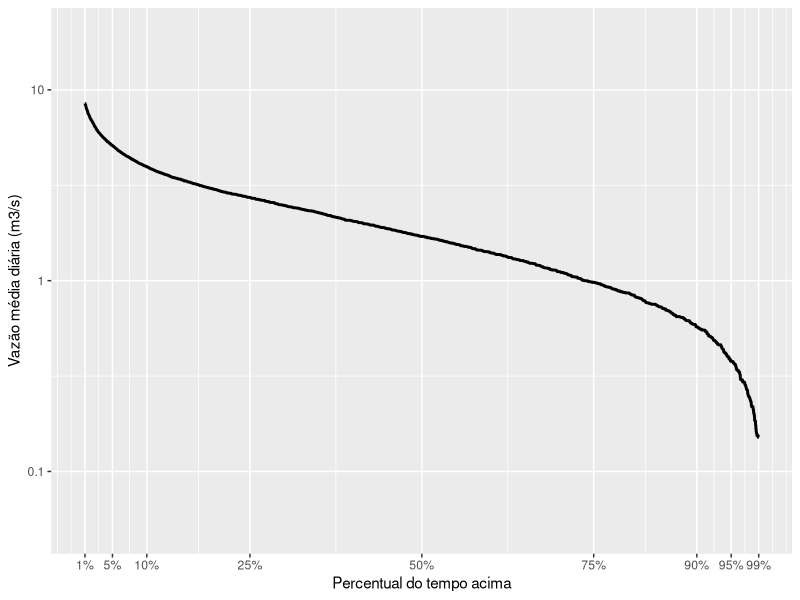
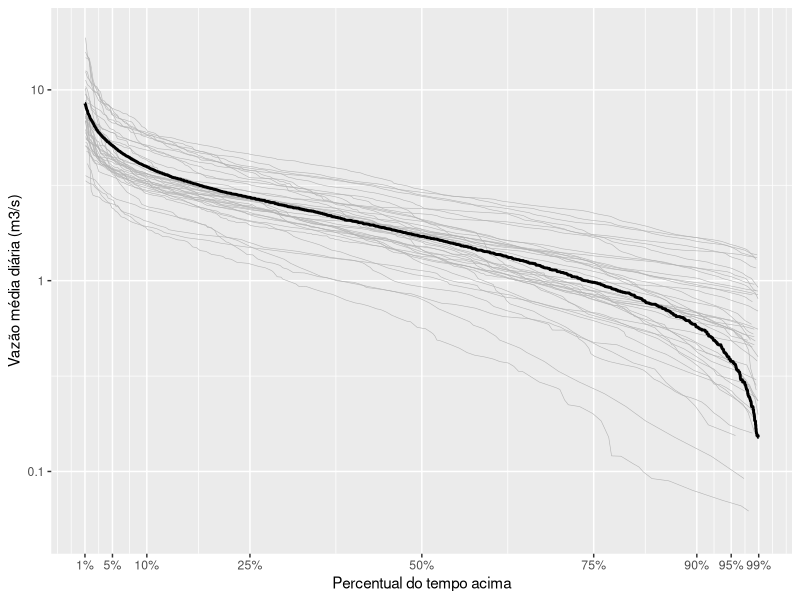
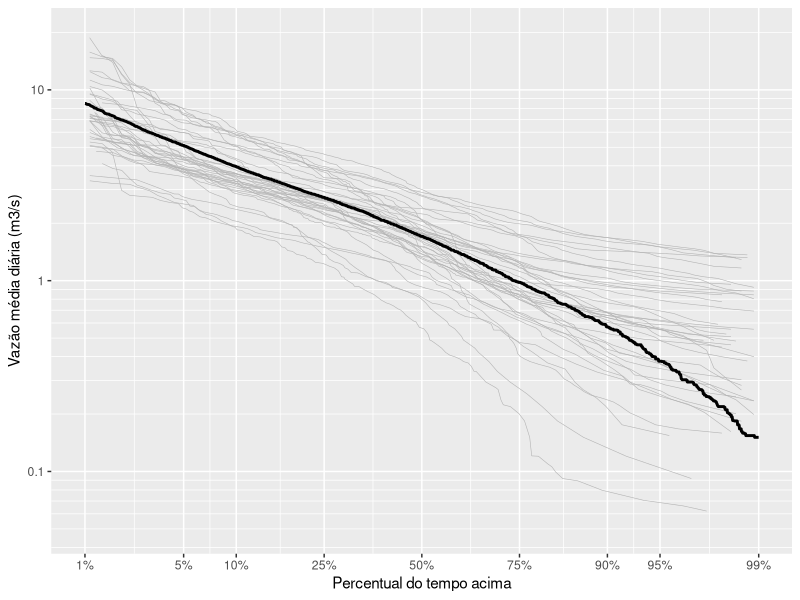
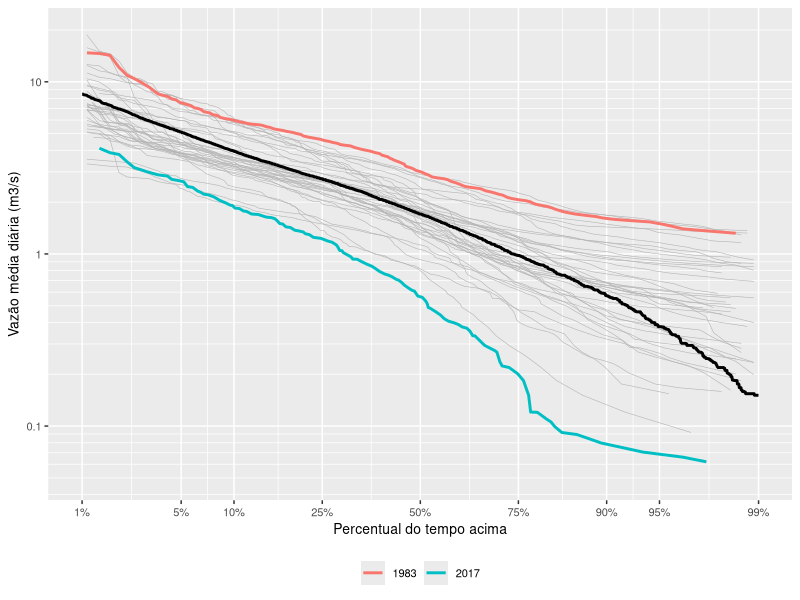
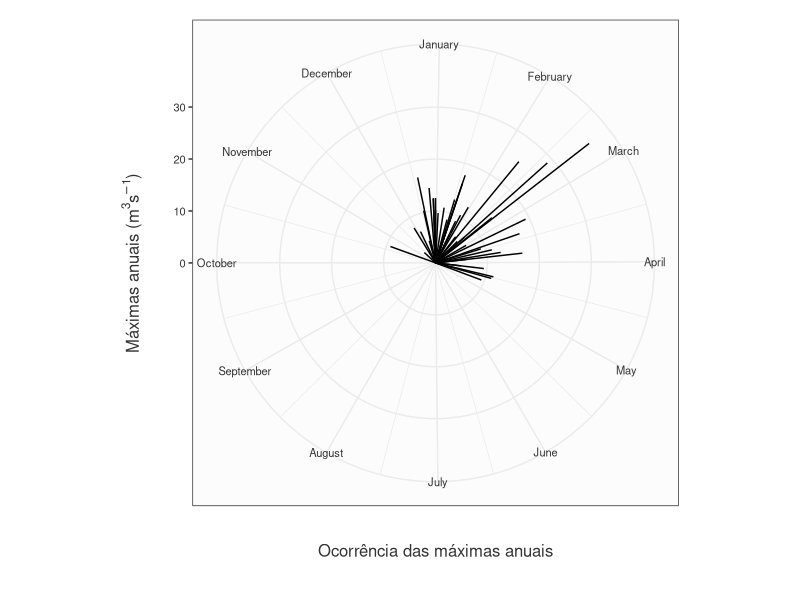
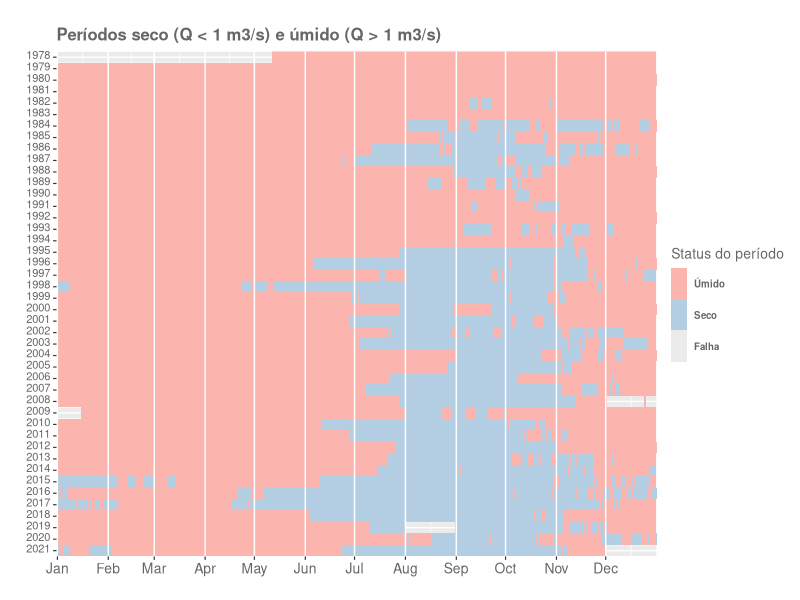
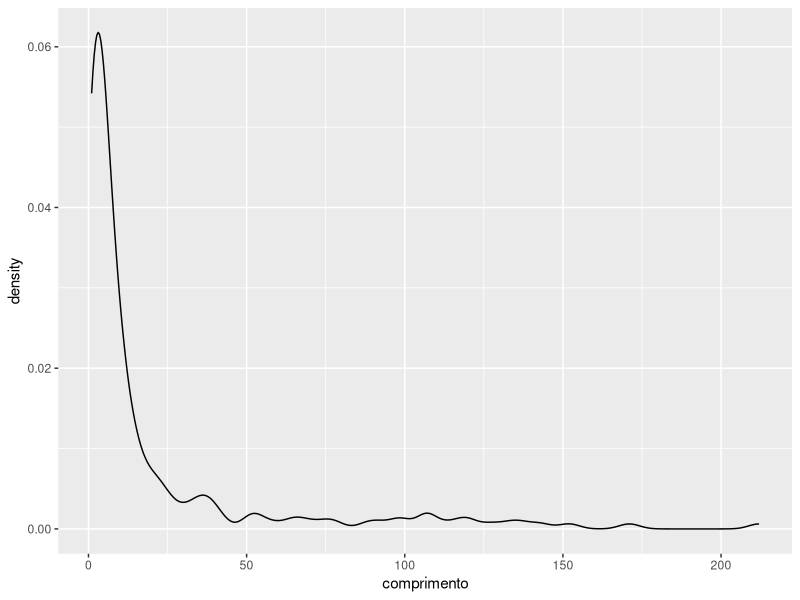

These figures' R source, in order:
## ---- chunk 1
knitr::opts_chunk$set(echo = TRUE)
#knitr::knit_hooks$set(inline = function(x) {
#  x <- sprintf("%1.2f", x)
#  paste(x, collapse = ", ")
#})
library(tidyverse)
library(lubridate)
## ---- chunk 2
## Leitura do arquivo de vazões médias diárias
Qd <- read.table(file = "dados/60435000.txt",
                             sep = "\t",
                             dec = ".",
                             header = T,
                             fileEncoding = "UTF-8",
                             colClasses = c("factor", "Date", "numeric"))
head(Qd,10)
## ---- chunk 3
## Criação de coluna com os anos
Qd <- Qd %>% 
  mutate(Ano = year(Data))

## Remoção de anos que contenham dias com falha
Anos_falha <- unique(Qd$Ano[is.na(Qd$Vazao)])
Anos_falha
Qd <- Qd %>% 
          filter(!(Ano %in% Anos_falha))
tibble(Qd)
## ---- chunk 4
# Permanência calculada com todos os anos juntos 
# Uso do R-base apenas
Qperm_all <- Qd[order(Qd$Vazao, decreasing = TRUE), ]
Qperm_all$index <- 1:nrow(Qperm_all)
Qperm_all$weibull <- Qperm_all$index/(nrow(Qperm_all)+1) 
tibble(Qperm_all)
## ---- chunk 5
Qperm_allt <- Qd %>% 
  arrange(desc(Vazao)) %>%
  mutate(index = rank(-Vazao)) %>%
  mutate(weibull = index/(n()+1))
tibble(Qperm_allt)
## ---- chunk 6
ggplot() +
  geom_line(data = Qperm_all,aes(weibull,Vazao),colour = 'black', size = 1) +
  scale_y_continuous(name = 'Vazão média diária (m3/s)',
                     trans = 'log10', 
                     breaks = c(0.01, 0.1, 1, 10, 100, 1000, 10000),
                     limits = c(0.05, 20),
                     labels = c(0.01, 0.1, 1, 10, 100, 1000, '10,000')) +
    scale_x_continuous(name = 'Percentual do tempo acima',
                     limits = c(0.01,0.99),
                     breaks = c(0.01, 0.05,0.1,0.25,0.5,0.75, 0.9,0.95, 0.99),
                     labels = c('1%','5%', '10%', '25%', '50%', '75%', '90%','95%', '99%'))
## ---- chunk 7
# Permanência calculada para cada ano
# Uso do tidyverse e pipe
Qperm_ano <- Qd %>% 
  arrange(Ano, desc(Vazao)) %>%
  group_by(Ano) %>%
  mutate(index = rank(-Vazao)) %>%
  mutate(weibull = index/(n()+1))
tibble(Qperm_ano)
## ---- chunk 8
ggplot() +
  geom_line(data = Qperm_ano,aes(x = weibull, y = Vazao,group = Ano),
              colour = 'grey70', size = 0.2) +
  geom_line(data = Qperm_all,aes(weibull,Vazao),colour = 'black', size = 1) +
    scale_y_continuous(name = 'Vazão média diária (m3/s)',
                     trans = 'log10', 
                     breaks = c(0.01, 0.1, 1, 10, 100, 1000, 10000),
                     limits = c(0.05, 20),
                     labels = c(0.01, 0.1, 1, 10, 100, 1000, '10,000')) +
    scale_x_continuous(name = 'Percentual do tempo acima',
                     limits = c(0.01,0.99),
                     breaks = c(0.01, 0.05,0.1,0.25,0.5,0.75, 0.9,0.95, 0.99),
                     labels = c('1%','5%', '10%', '25%', '50%', '75%', '90%','95%', '99%'))
## ---- chunk 9
# Function to plot minor breaks at a log scale
# https://stackoverflow.com/questions/30179442/plotting-minor-breaks-on-a-log-scale-with-ggplot
log10_minor_break = function (...){
  function(x) {
    minx         = floor(min(log10(x), na.rm=T))-1;
    maxx         = ceiling(max(log10(x), na.rm=T))+1;
    n_major      = maxx-minx+1;
    major_breaks = seq(minx, maxx, by=1)
    minor_breaks = 
      rep(log10(seq(1, 9, by=1)), times = n_major)+
      rep(major_breaks, each = 9)
    return(10^(minor_breaks))
  }
}

log10_major_break = function (...){
  function(x) {
    minx         = floor(min(log10(x), na.rm=T))-1;
    maxx         = ceiling(max(log10(x), na.rm=T))+1;
    n_major      = maxx-minx+1;
    major_breaks = seq(minx, maxx, by=1)
    return(10^(major_breaks))
  }
}

## ---- chunk 10
ggplot() +
  geom_line(data = Qperm_ano,aes(x = weibull, y = Vazao,group = Ano),
              colour = 'grey70', size = 0.2) +
  geom_line(data = Qperm_all,aes(weibull,Vazao),colour = 'black', size = 1) +
    scale_y_continuous(name = 'Vazão média diária (m3/s)',
                     trans = 'log10', 
                     breaks = c(0.01, 0.1, 1, 10, 100, 1000, 10000),
                     minor_breaks = log10_minor_break(),
                     limits = c(0.05, 20),
                     labels = c(0.01, 0.1, 1, 10, 100, 1000, '10,000')) +
    scale_x_continuous(name = 'Percentual do tempo acima',
                     trans = 'probit', 
                     limits = c(0.01,0.99),
                     breaks = c(0.01, 0.05,0.1,0.25,0.5,0.75, 0.9,0.95, 0.99),
                     labels = c('1%','5%', '10%', '25%', '50%', '75%', '90%','95%', '99%'))
## ---- chunk 11
## Determina o ano mais úmido e o ano mais seco
Qanual <- Qd %>%
  group_by(Ano) %>%
  summarise(Qano = mean(Vazao))
ano_seco <- as.numeric(Qanual[which.min(Qanual$Qano),1])
ano_seco
ano_umido <- as.numeric(Qanual[which.max(Qanual$Qano),1])
ano_umido
## ---- chunk 12
anos_extremos <- Qd %>% 
  filter(Ano %in% c(ano_seco, ano_umido)) %>% 
  arrange(Ano, desc(Vazao)) %>%
  group_by(Ano) %>% 
  mutate(index = rank(-Vazao)) %>%
  mutate(weibull = index/(n()+1))
tibble(anos_extremos)
## ---- chunk 13
# Plotagem
  ggplot() +
    geom_line(data = Qperm_ano,aes(x = weibull, y = Vazao,group = Ano),
              colour = 'grey70', size = 0.2) +   
    geom_line(data = Qperm_all,aes(weibull,Vazao),colour = 'black', size = 1) +
    geom_line(data = anos_extremos, aes(x = weibull, y = Vazao, colour = factor(Ano)), size = 1) +
    scale_colour_discrete(name = NULL) +
    theme(legend.position = 'bottom',text = element_text(size = 10)) +
    scale_y_continuous(name = 'Vazão média diária (m3/s)',
                     trans = 'log10', 
                     breaks = c(0.01, 0.1, 1, 10, 100, 1000, 10000),
                     minor_breaks = log10_minor_break(),
                     limits = c(0.05, 20),
                     labels = c(0.01, 0.1, 1, 10, 100, 1000, '10,000')) +
    scale_x_continuous(name = 'Percentual do tempo acima',
                     trans = 'probit', 
                     limits = c(0.01,0.99),
                     breaks = c(0.01, 0.05,0.1,0.25,0.5,0.75, 0.9,0.95, 0.99),
                     labels = c('1%','5%', '10%', '25%', '50%', '75%', '90%','95%', '99%'))

## ---- chunk 14
# Contrução da série de máximos anuais a partir de um ano hidrológico ####
fun_max_ano <- function(tabela = NA,
                        comeco_ano_hidro = 8){
  
  # Transformar a coluna Data em "Dates" (caso esteja em character)
  tabela$Data <- as.Date(tabela$Data)
  
  # Definir se o mês em questão entra no ano atual ou no próximo ano
  desloc_ano <- ifelse(month(tabela$Data) < comeco_ano_hidro, 0, 1)
  
  # Ano Hidro
  tabela$ano_hidro <- year(tabela$Data) + desloc_ano
  
  # Fazer uma tabela final apenas com os máximos anuais e a respectiva data de ocorrência
  max_anuais <-
    tabela %>%
    group_by(Cod_estacao, ano_hidro) %>%
    summarise(maxima = max(Vazao),
              data_maxima = Data[which.max(Vazao)])
}

## ---- chunk 15
Q_max <- fun_max_ano(Qd)
tibble(Q_max)
## ---- chunk 16
# Função compartihada por Tony Ladson
# https://gist.github.com/TonyLadson/843410a1f9e1f1bbf1f48eeeee79a007
Date_to_Angle <- function(my.date){
  
  start.year <- floor_date(my.date, 'year')
  end.year <- ceiling_date(my.date, 'year')
  length.year <- as.numeric(difftime(end.year, start.year, units = 'sec'))
  time.since.year.start <- as.numeric(difftime(my.date, start.year, units = 'sec'))
  
  2 * pi * time.since.year.start/length.year # date as angle
  
}
## ---- chunk 17
# gera sequência e calcula ângulo para informações mês a mês
month.start <- yday(seq(as.Date('2010-01-01'),as.Date('2010-12-31'), by='1 months'))
month.start.radians <- 2*pi*month.start/365.25 

# Gera ângulo para cada vazão máxima anual do histórico
Q_max <- Q_max %>% 
  mutate(rad = Date_to_Angle(data_maxima))

## ---- chunk 18
ggplot(Q_max,aes(x=rad, y=maxima)) + 
  coord_polar('x', start = 0, direction = 1) + 
  geom_segment(aes(y = 0, xend = rad, yend = maxima)) +
  scale_x_continuous(name = 'Ocorrência das máximas anuais', breaks = month.start.radians, labels = month.name, limits = c(0, 2*pi)) +
  scale_y_continuous(name = bquote('Máximas anuais (m' ^3 *'s' ^-1 *')')) +
  theme_bw() +
  theme(
    panel.background = element_rect(fill="grey99"),
    axis.title.x = element_text(colour="grey20", size=12, margin=margin(20,0,0,0)),
    axis.text.x = element_text(colour="grey20",size=8),
    axis.title.y = element_text(colour="grey20",size=12, margin = margin(0,20,0,0)),
    axis.text.y = element_text(colour="grey20",size=8),
    legend.title = element_text(colour="grey20",size=12),
    plot.margin = unit(c(0.5, 0.5, 1, 0.5), "cm")) # top, right, bottom, left

## ---- chunk 19
## Leitura do arquivo de vazões médias diárias
Qd <- read.table(file = "dados/60435000.txt",
                             sep = "\t",
                             dec = ".",
                             header = T,
                             fileEncoding = "UTF-8",
                             colClasses = c("factor", "Date", "numeric"))
head(Qd,10)
## ---- chunk 20

# Define valor-limite
limite <- 1

# Testando o código

#Vazao <- c(12,15,20,16,10,9,8,7,12,25,43,34,22,21,20,19,18,17,25,34,55,43,14,13)
#index <- 1:length(Vazao)
#data <- seq(ymd('2012-04-01'),ymd('2012-04-24'), by = '1 day')
#Qd <- data.frame(index,data,Vazao)

## identifica dias em que vazão é inferior ao limite estabelecido
## e cria nova coluna no daaframe
Qd$status <- Qd$Vazao < limite
tibble(Qd)

## ---- chunk 21
## Plotagem dos períodos secos e úmidos

# Identifica o dia de início de cada mês para fins de plotagem
month_starts <- yday(as.Date('1978-01-01') %m+% months(0:11))

# Função para definir a mudança de ano
Year_break = function (...){
  function(x) {
    minx         = floor(min(x)) - 1;
    maxx         = ceiling(max(x)) + 1;
    major_breaks = seq(minx, maxx, by=1)
    return(major_breaks)
  }
}

# Definição da cor das letras na Figura
textcol <- "grey40"

# Inicia a plotagem
ggplot() +
  
  geom_tile(data = Qd,
            aes(x = yday(Data), y = year(Data), fill = status)) +
  
  # Plota linhas verticais no início de cada mês para facilitar visualização
  geom_vline(xintercept = month_starts,color = "white", size=0.5) +
  
  # Título da Figura e da legenda
  guides(fill=guide_legend(title="Status do período"))+
  labs(x="", y="", title="Períodos seco (Q < 1 m3/s) e úmido (Q > 1 m3/s)")+
 
   # Cores para seco, úmido e NA
  scale_fill_brewer(palette = "Pastel1",
                    breaks = c(FALSE,TRUE, NA), 
                    labels = c("Úmido", "Seco", "Falha")) +
  
  # Especificações dos eixos
  scale_x_continuous(name = '', breaks = month_starts, labels= month.abb, expand = c(0,0)) +
  scale_y_continuous(name = '', breaks = Year_break(), expand = c(0,0),trans = "reverse" ) +
  
  # Vários detalhes da plotagem
  theme_grey(base_size=10)+
  theme(legend.position="right", legend.direction="vertical",
        legend.title=element_text(colour=textcol),
        legend.margin=margin(grid::unit(0, "cm")),
        legend.text=element_text(colour=textcol, size=7, face="bold"),
        legend.key.height=grid::unit(0.8, "cm"),
        legend.key.width=grid::unit(0.4, "cm"),
        axis.text.x=element_text(size=10, colour=textcol),
        axis.text.y=element_text(vjust=0.2, colour=textcol),
        axis.ticks=element_line(size=0.4),
        plot.background=element_blank(),
        panel.border=element_blank(),
        plot.margin=margin(0.7, 0.4, 0.1, 0.2, "cm"),
        plot.title=element_text(colour=textcol, hjust=0, size=12, face="bold")
      )
## ---- chunk 22
## identifica quando ocorre mudança de status na vazão 
## Qd$status = 0 (wet)
## Qd$status = 1 (dry)
## Qd$status = -1 (Falha)
n <- nrow(Qd)
i_NA <- which(is.na(Qd$status))
Qd$status[i_NA] <- -1
i_change <- c(which(Qd$status[1:n-1] != Qd$status[2:n]), n) 

## ---- chunk 23
i_change
## ---- chunk 24
## Determina o comprimento de cada período (seco, úmido ou NA)

l_spell <- diff(c(0, i_change))

## ---- chunk 25
l_spell
## ---- chunk 26

## identifica se é um dry spell, wet spell ou período de falhas
## spell_type = TRUE: dry spell
## spell_type = FALSE: wet spell

spell_type <- Qd$status[i_change]
## ---- chunk 27
spell_type
## ---- chunk 28
## Identifica índices dos três tipos de períodos

i_dry <- which(spell_type == TRUE)
i_dry
i_wet <- which(spell_type == FALSE)
i_wet
i_falha <- which(spell_type == -1)
i_falha
## ---- chunk 29
## Extensão dos spells
l_dry <- l_spell[i_dry]
l_wet <- l_spell[i_wet]
l_falha <- l_spell[i_falha]

l_dry
l_wet
l_falha
## ---- chunk 30
## Construção de um novo dataframe com os dados de dry spell
data_inicio_dry <- Qd$Data[i_change[i_dry]] - l_dry
dry_spell <- data.frame(ano = year(Qd$Data[i_change[i_dry]]),
                        data_inicio_dry = Qd$Data[i_change[i_dry]],
                        comprimento = l_dry)
tibble(dry_spell)
## ---- chunk 31
ggplot(dry_spell, aes(x=comprimento)) + 
  geom_density()

